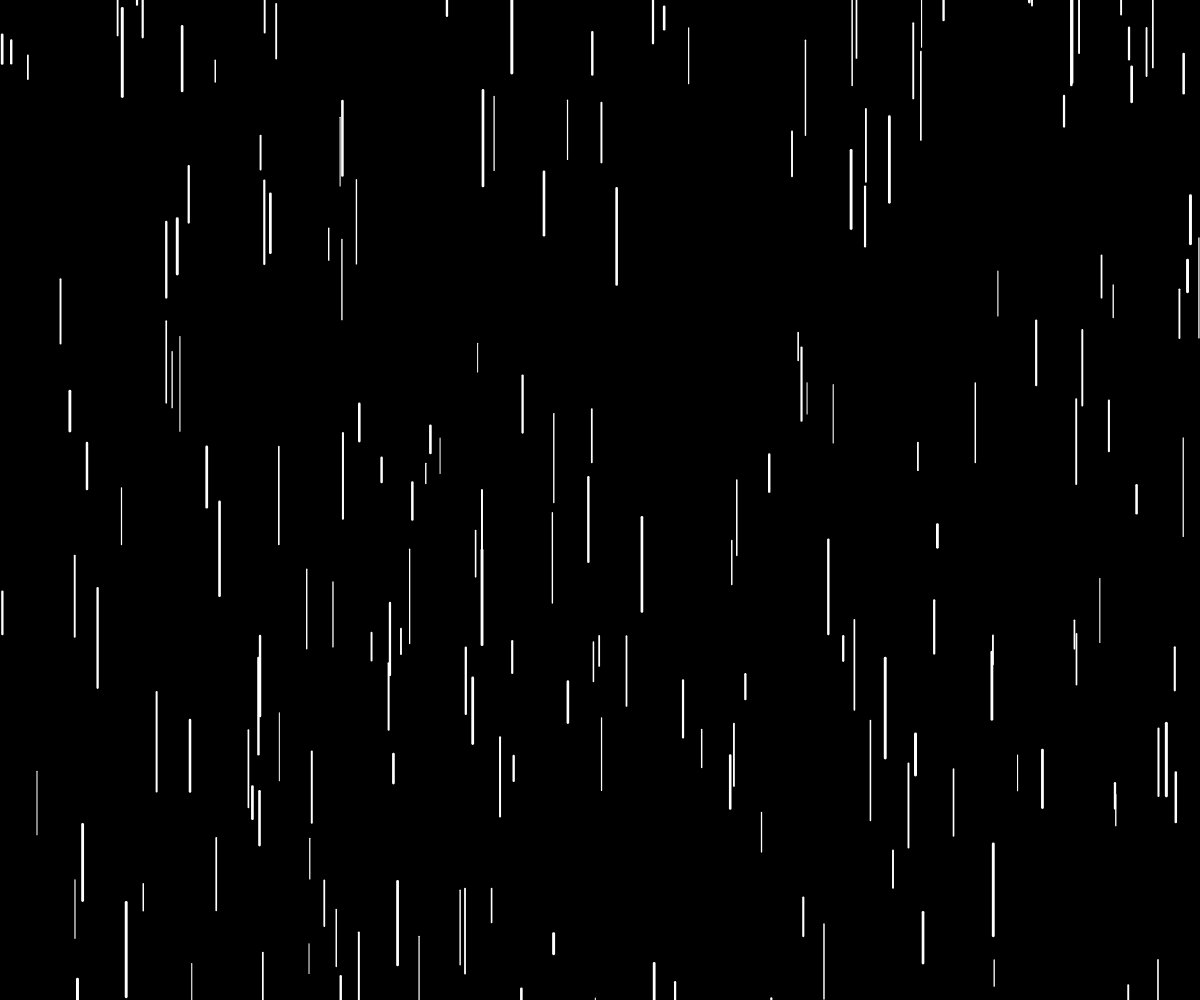
Frame 1 (no input)
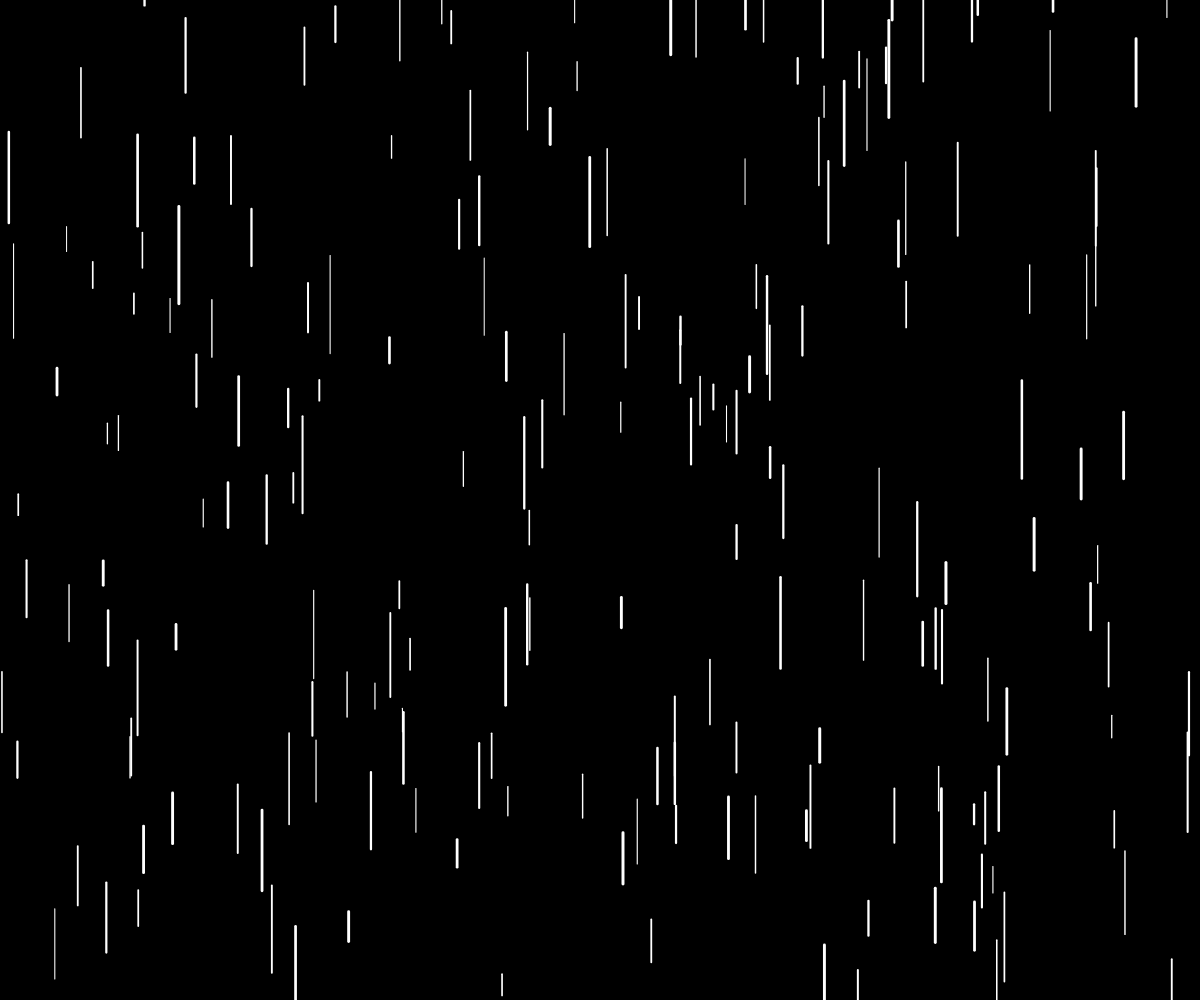
Frame 60 (no input)
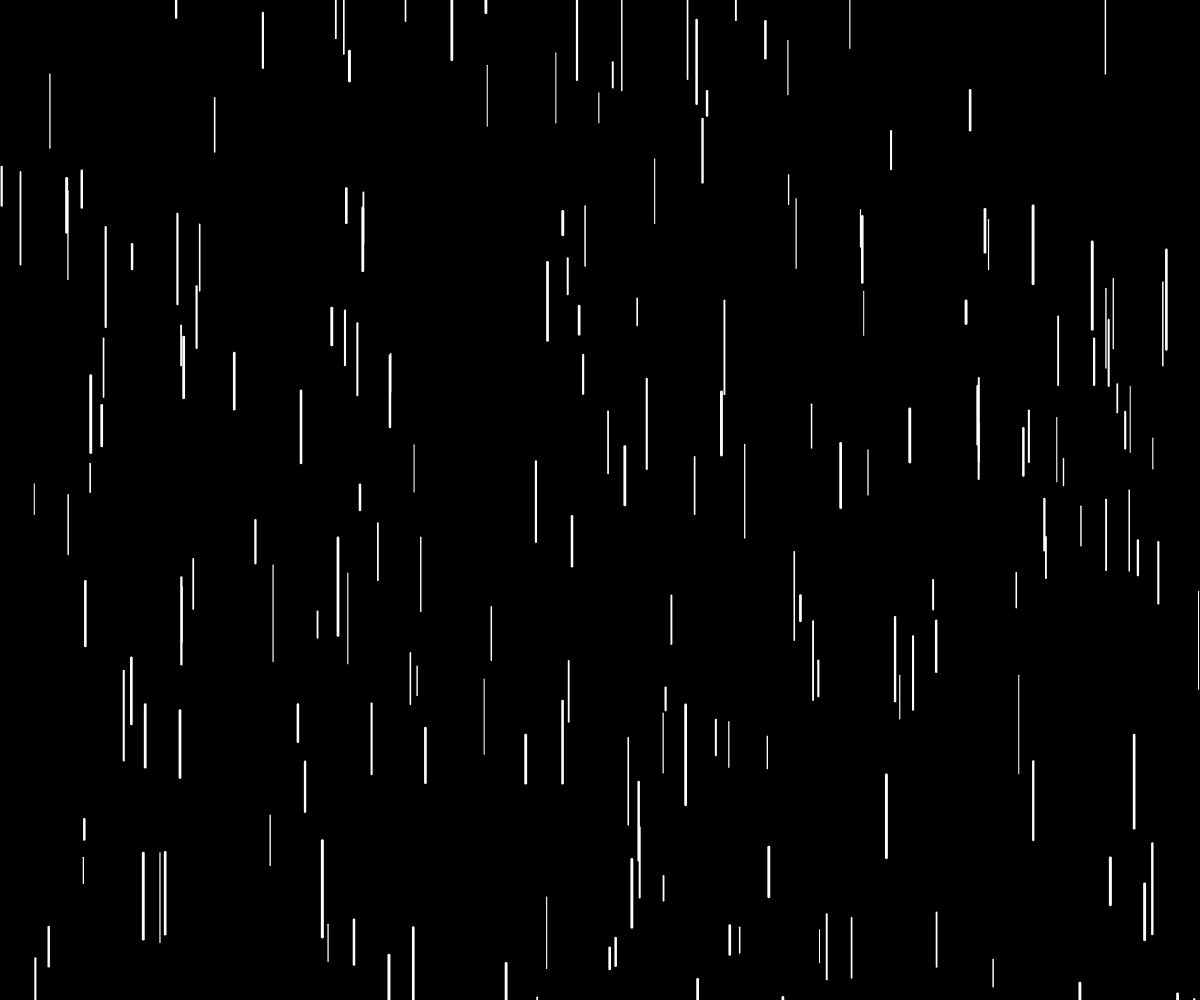
Frame 120 (the mouse pressed at the canvas centre since frame 60)

The p5.js sketch that drew these frames (run headless with seeded random() and noise() and a simulated clock; from frame 60 on, the mouse is pressed at the canvas centre):

// p5.js sketch
// ── sketch.js
function setup() {
	createCanvas(windowWidth, windowHeight)
}

function windowResized() {
	resizeCanvas(windowWidth, windowHeight)
}

function draw() {
	background(0)
	stroke(255)


	for (let i = 0; i < 200; i++){
		let lunghezza = random(20, 100)
		let gocciax = random(0, width)
		let gocciay = random(- lunghezza, height)
		strokeWeight(random(1, 3))
		line(gocciax, gocciay, gocciax, gocciay + lunghezza)
	}
	if (random(100) < 0.2)background(255)
}
